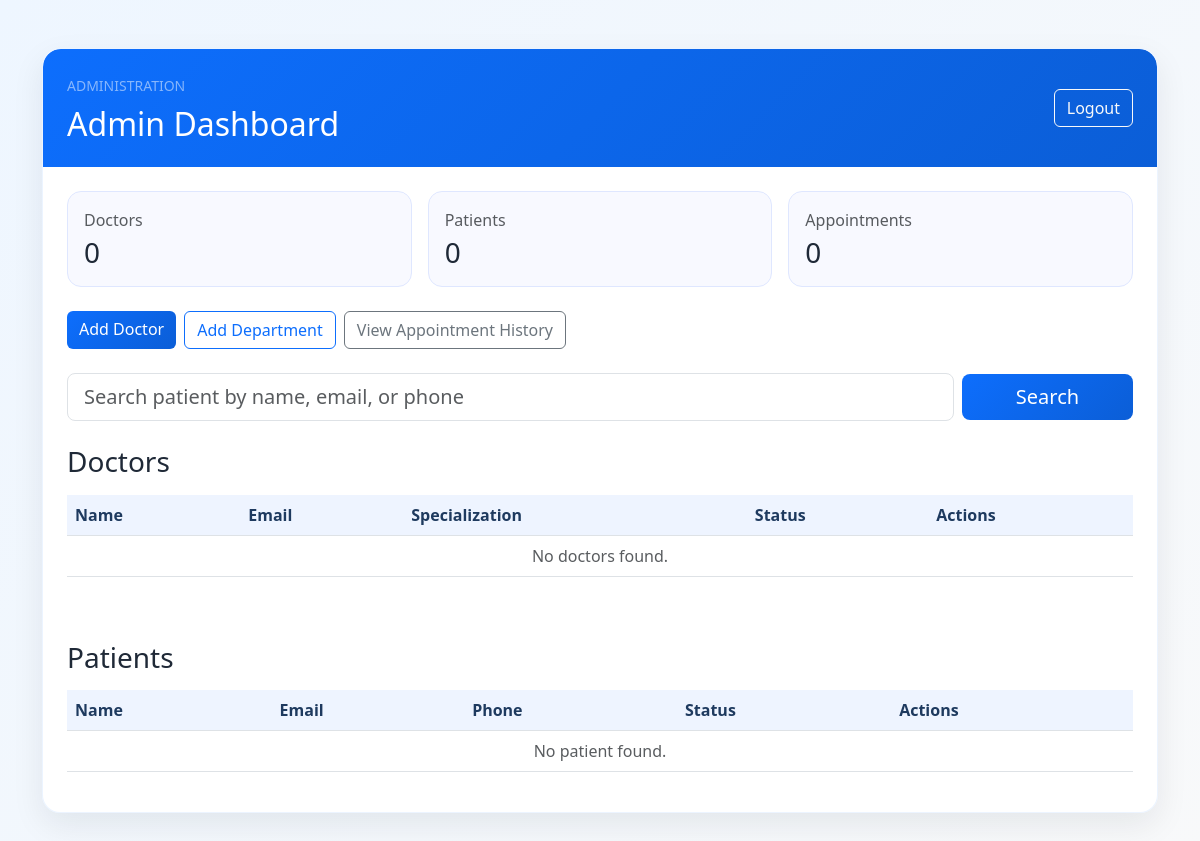
The app's page /admin/dashboard (signed in), older data.
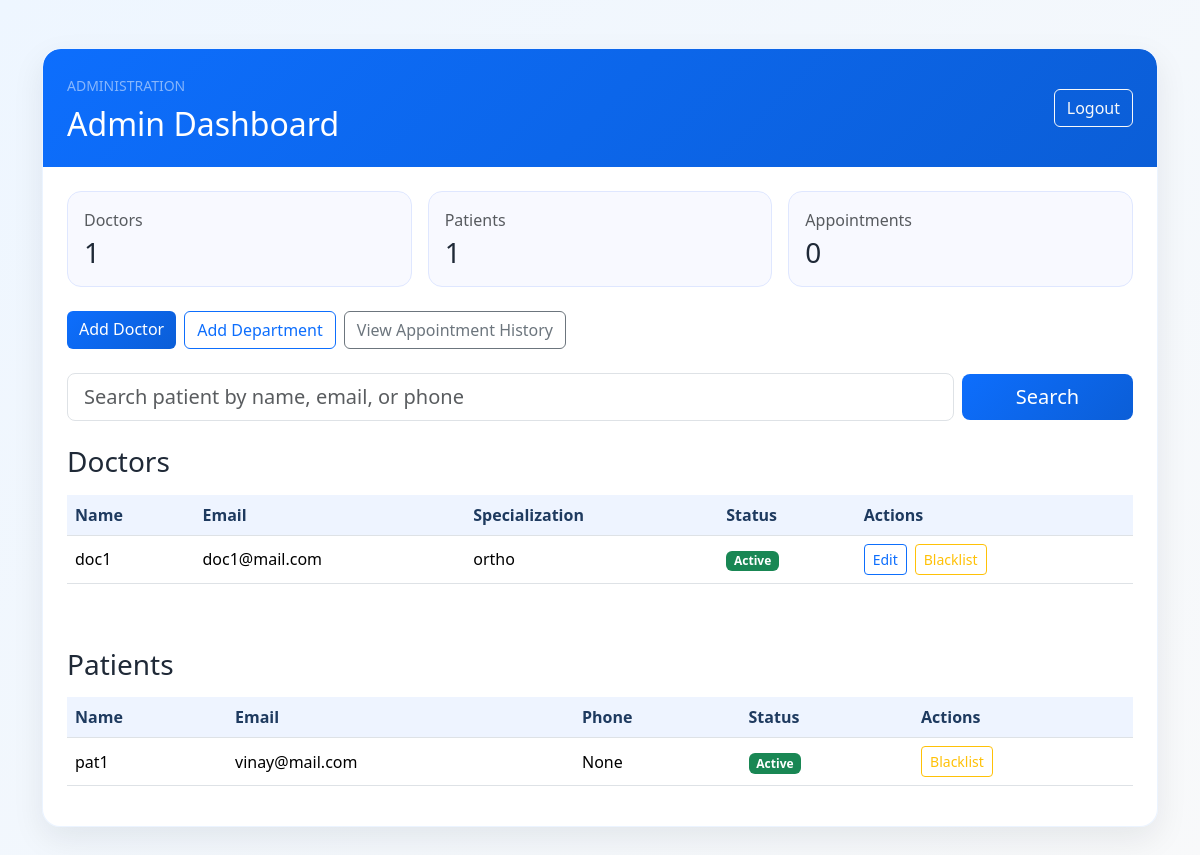
The same page, newer data.
### database.py (models this page shows)
class DoctorProfile(db.Model):
    __tablename__ = "doctor_profiles"
    id = db.Column(db.Integer, primary_key=True)
    user_id = db.Column(db.Integer, db.ForeignKey("users.id", ondelete = "CASCADE"), nullable=False, unique=True)
    department_id = db.Column(db.Integer, db.ForeignKey("departments.id"), nullable=False)
    specialization = db.Column(db.String(100), nullable=False)
    user = db.relationship("User", back_populates="doctor_profile")
    department = db.relationship("Department", back_populates="doctors")
    availability = db.relationship("DoctorAvailability", back_populates="doctor", cascade="all, delete-orphan")
    appointments = db.relationship("Appointment", back_populates="doctor", cascade="all, delete-orphan")

class User(db.Model):
    __tablename__ = "users"
    id = db.Column(db.Integer, primary_key = True)
    name = db.Column(db.String(100), nullable=False)
    email = db.Column(db.String(100), unique=True, nullable=False)
    password_hash = db.Column(db.String(255), nullable=False)
    role = db.Column(db.String(50), nullable=False)  # e.g., 'admin', 'doctor', 'patient'
    is_active = db.Column(db.Boolean, default=True)
    doctor_profile = db.relationship("DoctorProfile", back_populates="user", uselist=False, cascade="all, delete-orphan")
    patient_profile = db.relationship("PatientProfile", back_populates="user", uselist=False, cascade="all, delete-orphan")

class PatientProfile(db.Model):
    __tablename__ = "patient_profiles"
    id = db.Column(db.Integer, primary_key=True)
    user_id = db.Column(db.Integer, db.ForeignKey("users.id", ondelete = "CASCADE"), nullable=False, unique=True)
    date_of_birth = db.Column(db.Date)
    gender = db.Column(db.String(10))
    phone = db.Column(db.String(15))
    address = db.Column(db.String(200))
    user = db.relationship("User", back_populates="patient_profile")
    appointments = db.relationship("Appointment", back_populates="patient", cascade="all, delete-orphan")

### app.py (the view)
@app.route("/admin/dashboard")
@role_required("admin")
def admin_dashboard():
    doctors = DoctorProfile.query.all()
    patients = PatientProfile.query.all()
    return render_template("admin_dashboard.html",
                           doctors=doctors,
                           patients=patients,
                           doctor_count=len(doctors),
                           patient_count=len(patients),
                           appointment_count=Appointment.query.count()
                           )

### app.py (called while the page is built)
def login_required(view):
    @wraps(view)
    def wrapped_view(*args,**kwargs):
        if current_user() is None:
            flash("please login to continue", "error")
            return redirect(url_for("login"))
        return view(*args, **kwargs)
    return wrapped_view

def role_required(role):
    def decorator(view):
        @wraps(view)
        @login_required
        def wraped_view(*args, **kwargs):
            if current_user().role != role:
                return "You are not authrized to access this page."
            return view(*args, **kwargs)
        return wraped_view
    return decorator

def current_user():
    user_id = session.get("user_id")
    if user_id is None:
        return None
    return User.query.get(user_id)

### templates/admin_dashboard.html (shortened to what the changed rows need)
<!DOCTYPE html>
<html lang="en">
<head>
    <link href="https://cdn.jsdelivr.net/npm/bootstrap@5.3.3/dist/css/bootstrap.min.css" rel="stylesheet">
    <link rel="stylesheet" href="{{ url_for('static', filename='style.css') }}">
</head>
<body class="bg-light">
    <div class="container py-5">
        <div class="card-soft overflow-hidden">
            <div class="page-header px-4 py-4">
                <div class="d-flex justify-content-between align-items-center flex-wrap gap-3">
                    <div>
                        <h2 class="mb-0 mt-2">Admin Dashboard</h2>
                    </div>
                </div>
            </div>
            <div class="card-body p-4">
                <div class="row g-3 mb-4">
                    <div class="col-md-4">
                        <div class="stat-box">
                            <p class="text-muted mb-1">Doctors</p>
                            <h3 class="mb-0">{{ doctor_count }}</h3>
                        </div>
                    </div>
                    <div class="col-md-4">
                        <div class="stat-box">
                            <p class="text-muted mb-1">Patients</p>
                            <h3 class="mb-0">{{ patient_count }}</h3>
                        </div>
                    </div>
                </div>
                <div class="mb-5">
                    <div class="table-responsive">
                        <table class="table table-hover align-middle">
                            <thead>
                                <tr>
                                    <th>Name</th>
                                    <th>Email</th>
                                    <th>Specialization</th>
                                    <th>Status</th>
                                    <th>Actions</th>
                                </tr>
                            </thead>
                            <tbody>
                                {% for doctor in doctors %}
                                <tr>
                                    <td>{{ doctor.user.name }}</td>
                                    <td>{{ doctor.user.email }}</td>
                                    <td>{{ doctor.specialization }}</td>
                                    <td>
                                        <span class="badge {{ 'bg-success' if doctor.user.is_active else 'bg-secondary' }}">
                                            {{ 'Active' if doctor.user.is_active else 'Inactive' }}
                                        </span>
                                    </td>
                                    <td>
                                        <div class="d-flex gap-2 flex-wrap">
                                            <a href="{{ url_for('edit_doctor', doctor_id=doctor.id) }}" class="btn btn-sm btn-outline-primary">Edit</a>
                                            <a href="{{ url_for('toggle_user_active', user_id=doctor.user.id) }}" class="btn btn-sm {{ 'btn-outline-warning' if doctor.user.is_active else 'btn-outline-success' }}">
                                                {{ 'Blacklist' if doctor.user.is_active else 'Unblacklist' }}
                                            </a>
                                        </div>
                                    </td>
                                </tr>
                                {% else %}
                                <tr>
                                    <td colspan="5" class="text-center text-muted">No doctors found.</td>
                                </tr>
                                {% endfor %}
                            </tbody>
                        </table>
                    </div>
                </div>
                <div>
                    <div class="table-responsive">
                        <table class="table table-hover align-middle">
                            <thead>
                                <tr>
                                    <th>Name</th>
                                    <th>Email</th>
                                    <th>Phone</th>
                                    <th>Status</th>
                                    <th>Actions</th>
                                </tr>
                            </thead>
                            <tbody>
                                {% for patient in patients %}
                                <tr>
                                    <td>{{ patient.user.name }}</td>
                                    <td>{{ patient.user.email }}</td>
                                    <td>{{ patient.phone }}</td>
                                    <td>
                                        <span class="badge {{ 'bg-success' if patient.user.is_active else 'bg-secondary' }}">
                                            {{ 'Active' if patient.user.is_active else 'Inactive' }}
                                        </span>
                                    </td>
                                    <td>
                                        <a href="{{ url_for('toggle_user_active', user_id=patient.user.id) }}" class="btn btn-sm {{ 'btn-outline-warning' if patient.user.is_active else 'btn-outline-success' }}">
                                            {{ 'Blacklist' if patient.user.is_active else 'Unblacklist' }}
                                        </a>
                                    </td>
                                </tr>
                                {% else %}
                                <tr>
                                    <td colspan="5" class="text-center text-muted">No patient found.</td>
                                </tr>
                                {% endfor %}
                            </tbody>
                        </table>
                    </div>
                </div>
            </div>
        </div>
    </div>
</body>
</html>

Row changes from the older to the newer data that the page shows:
added DoctorProfile: user.name "doc1", user.email "doc1@mail.com", specialization "ortho"
added User: is_active "Active", is_active "Blacklist"
added PatientProfile: user.name "pat1", user.email "vinay@mail.com", phone "None"
added User: is_active "Active", is_active "Blacklist"
Text that changed along with them:
{{ doctor_count }}: "0" → "1"
{{ patient_count }}: "0" → "1"
text no longer shown: "No doctors found. No patient found."
